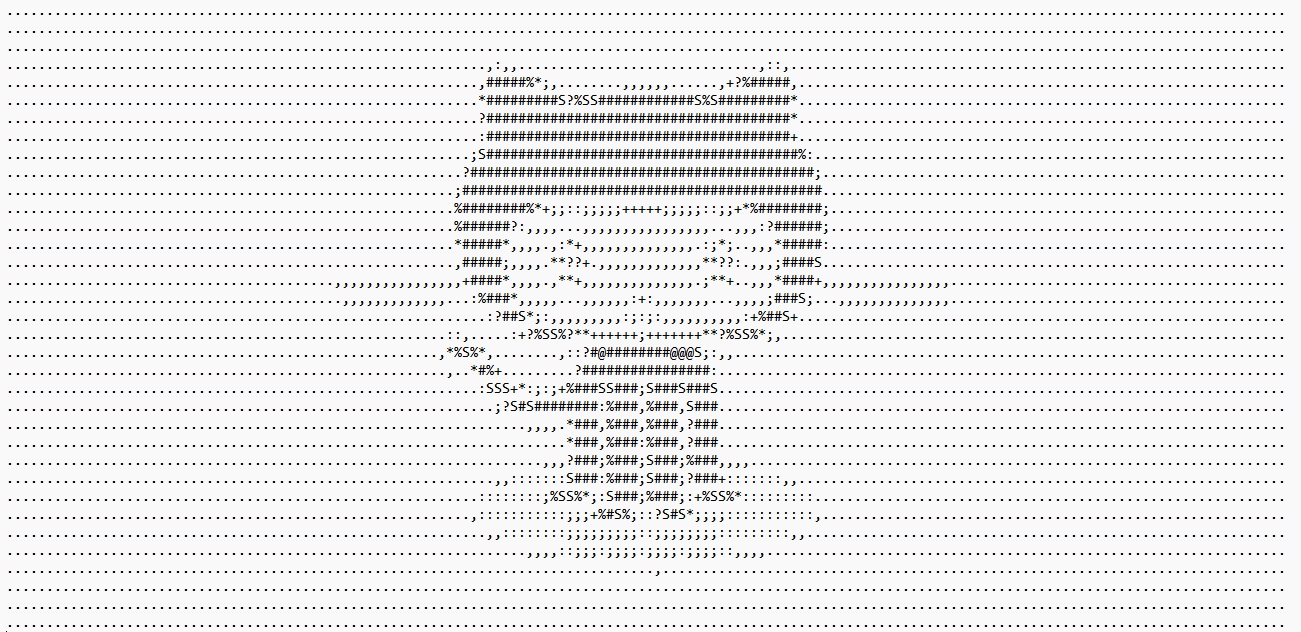
#> input picture asciiOctocat.png, 1301 x 632 px
$ python asciiArt.py
#> lines starting #> are read from the running program, lines starting #| are printed output that depends on the picture
#> the answer given: asciiOctocat.png
from PIL import Image
import numpy

#If you use this ascii table, you may get too manuy detailed shading, resulting in not clearly seeing the subject in the ASCII image
#ASCII_CHARS = [".", "'", "^", ":", '"', ";", "~", "-", "_", "+", "<", ">", "i", "!", "l", "I", "?", "/", "|", "(", ")", "{", "}", "[", "]", "r", "c", "v", "u", "n", "x", "z", "j", "f", "t", "L", "C", "J", "U", "Y", "X", "Z", "O", "0", "Q", "o", "a", "h", "k", "b", "d", "p", "q", "w", "m", "*", "W",  "M", "B", "8", "&", "%", "$"]


ASCII_CHARS = ['.', ',', ':', ';', '+', '*', '?', '%', 'S', '#', '@']


def get_image(image_path, new_width = 800):
#> called with image_path = 'asciiOctocat.png', new_width = 800
    try:
        image = Image.open(image_path, "r")
#> image is the input picture: PIL image 1301x632 RGBA; mean R, G, B, A 237, 236.8, 237, 255
    except:
        print("Something went wrong opening the file. Please make sure it is a .jpg file and that its location matches with the one of the .py file.")
        return -1, -1, -1, -1
    width, height = image.size
#> width = 1301; height = 632

    aspect_ratio = float(width)/float(height)
#> aspect_ratio = 2.06


    new_height = int(new_width/aspect_ratio)
#> new_height = 388

    image = image.resize((new_width, new_height))
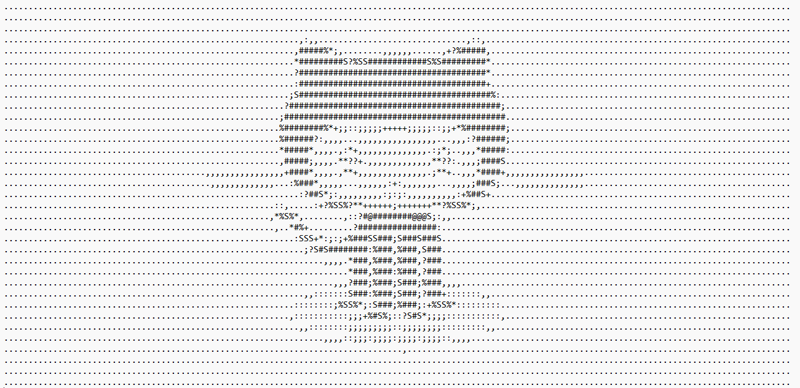
#> image: PIL image 800x388 RGBA; mean R, G, B, A 236.8, 236.6, 236.9, 255

    image = image.convert('L') #Convert image to grayscale
#> image: PIL image 800x388 L

    print("Size:", width,"x", height, "px")
#| Size: 1301 x 632 px
    pixel_values = list(image.getdata()) #Pixel values
#> pixel_values = 310400 items

    pixel_values = numpy.asarray(image, dtype='int64')

    return new_width, new_height, pixel_values


def createAsciiArt(dimX, dimY, file, asciiRowSize, asciiColSize, pixels):
    for row in range(dimY):
        for col in range(dimX):
            sum = 0
            for y in range(row*asciiRowSize, (row+1)*asciiRowSize):
                for x in range(col*asciiColSize, (col+1)*asciiColSize):
                        sum += pixels[y][x]

            average = sum / (asciiColSize*asciiRowSize)

            # print(int((average/255) * len(ASCII_CHARS)))
            character = ASCII_CHARS[int(len(ASCII_CHARS) - (average/255) * (len(ASCII_CHARS)))]

            file.write(character)
        file.write("\n")


def main():

    print("Hey, this is a program that converts your imaages into awesome ASCII art, made only by using keyboard characters! Be sure that the image you want to convert is in .jpg format and that it is in the same folder as this .py file. Enjoy!")


    image_path = input("Insert the name of your image file (Ex: myImage.jpg): ")


    width, height, pixels = get_image(image_path)
#> width = 800; height = 388


    if width != -1:  # if everything went right in the get_image function
        asciiColSize = 5  # 5
        asciiRowSize = 12  # 12

        dimX = int(width / asciiColSize)
#> dimX = 160
        dimY = int(height / asciiRowSize)
#> dimY = 32

        file = open(image_path.split('.')[0] + ".txt", "w")

        createAsciiArt(dimX, dimY, file, asciiRowSize, asciiColSize, pixels)

        file.close()

    print("The ASCII art is ready! You can find it in the " + image_path.split('.')[0] + ".txt file!")


if __name__ == '__main__':
    main()
